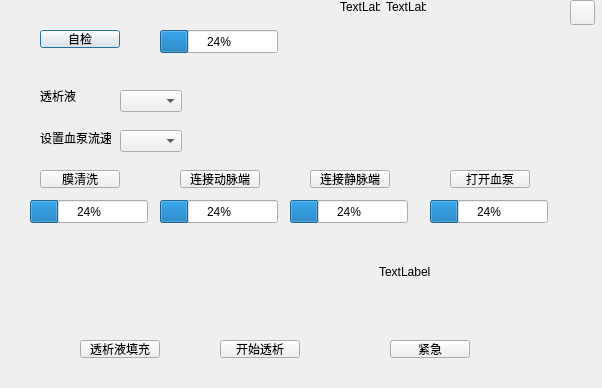
<?xml version="1.0" encoding="UTF-8"?>
<ui version="4.0">
 <class>Hemodialysis_Dialog</class>
 <widget class="QDialog" name="Hemodialysis_Dialog">
  <property name="geometry">
   <rect>
    <x>0</x>
    <y>0</y>
    <width>602</width>
    <height>388</height>
   </rect>
  </property>
  <property name="windowTitle">
   <string>Dialog</string>
  </property>
  <widget class="QPushButton" name="btn_check">
   <property name="geometry">
    <rect>
     <x>40</x>
     <y>30</y>
     <width>80</width>
     <height>18</height>
    </rect>
   </property>
   <property name="text">
    <string>自检</string>
   </property>
  </widget>
  <widget class="QPushButton" name="btn_claen">
   <property name="geometry">
    <rect>
     <x>40</x>
     <y>170</y>
     <width>80</width>
     <height>18</height>
    </rect>
   </property>
   <property name="text">
    <string>膜清洗</string>
   </property>
  </widget>
  <widget class="QPushButton" name="btn_connectD">
   <property name="geometry">
    <rect>
     <x>180</x>
     <y>170</y>
     <width>80</width>
     <height>18</height>
    </rect>
   </property>
   <property name="text">
    <string>连接动脉端</string>
   </property>
  </widget>
  <widget class="QPushButton" name="btn_connectJ">
   <property name="geometry">
    <rect>
     <x>310</x>
     <y>170</y>
     <width>80</width>
     <height>18</height>
    </rect>
   </property>
   <property name="text">
    <string>连接静脉端</string>
   </property>
  </widget>
  <widget class="QPushButton" name="btn_open">
   <property name="geometry">
    <rect>
     <x>450</x>
     <y>170</y>
     <width>80</width>
     <height>18</height>
    </rect>
   </property>
   <property name="text">
    <string>打开血泵</string>
   </property>
  </widget>
  <widget class="QPushButton" name="btn_fill">
   <property name="geometry">
    <rect>
     <x>80</x>
     <y>340</y>
     <width>80</width>
     <height>18</height>
    </rect>
   </property>
   <property name="text">
    <string>透析液填充</string>
   </property>
  </widget>
  <widget class="QPushButton" name="btn_start">
   <property name="geometry">
    <rect>
     <x>220</x>
     <y>340</y>
     <width>80</width>
     <height>18</height>
    </rect>
   </property>
   <property name="text">
    <string>开始透析</string>
   </property>
  </widget>
  <widget class="QPushButton" name="btn_emergency">
   <property name="geometry">
    <rect>
     <x>390</x>
     <y>340</y>
     <width>80</width>
     <height>18</height>
    </rect>
   </property>
   <property name="text">
    <string>紧急</string>
   </property>
  </widget>
  <widget class="QPushButton" name="btn_quit">
   <property name="geometry">
    <rect>
     <x>570</x>
     <y>0</y>
     <width>25</width>
     <height>25</height>
    </rect>
   </property>
   <property name="styleSheet">
    <string notr="true">border-image: url(:/resource/images/back.png);</string>
   </property>
   <property name="text">
    <string/>
   </property>
  </widget>
  <widget class="QComboBox" name="comboBox">
   <property name="geometry">
    <rect>
     <x>120</x>
     <y>90</y>
     <width>62</width>
     <height>22</height>
    </rect>
   </property>
  </widget>
  <widget class="QComboBox" name="comboBox_2">
   <property name="geometry">
    <rect>
     <x>120</x>
     <y>130</y>
     <width>62</width>
     <height>22</height>
    </rect>
   </property>
  </widget>
  <widget class="QProgressBar" name="progressBar_clean">
   <property name="geometry">
    <rect>
     <x>30</x>
     <y>200</y>
     <width>118</width>
     <height>23</height>
    </rect>
   </property>
   <property name="value">
    <number>24</number>
   </property>
  </widget>
  <widget class="QProgressBar" name="progressBar_D">
   <property name="geometry">
    <rect>
     <x>160</x>
     <y>200</y>
     <width>118</width>
     <height>23</height>
    </rect>
   </property>
   <property name="value">
    <number>24</number>
   </property>
  </widget>
  <widget class="QProgressBar" name="progressBar_J">
   <property name="geometry">
    <rect>
     <x>290</x>
     <y>200</y>
     <width>118</width>
     <height>23</height>
    </rect>
   </property>
   <property name="value">
    <number>24</number>
   </property>
  </widget>
  <widget class="QProgressBar" name="progressBar_blood">
   <property name="geometry">
    <rect>
     <x>430</x>
     <y>200</y>
     <width>118</width>
     <height>23</height>
    </rect>
   </property>
   <property name="value">
    <number>24</number>
   </property>
  </widget>
  <widget class="QProgressBar" name="progressBar_check">
   <property name="geometry">
    <rect>
     <x>160</x>
     <y>30</y>
     <width>118</width>
     <height>23</height>
    </rect>
   </property>
   <property name="value">
    <number>24</number>
   </property>
  </widget>
  <widget class="QWidget" name="gridLayoutWidget">
   <property name="geometry">
    <rect>
     <x>60</x>
     <y>230</y>
     <width>261</width>
     <height>101</height>
    </rect>
   </property>
   <layout class="QGridLayout" name="gridLayout"/>
  </widget>
  <widget class="QLabel" name="label_3">
   <property name="geometry">
    <rect>
     <x>40</x>
     <y>90</y>
     <width>40</width>
     <height>12</height>
    </rect>
   </property>
   <property name="text">
    <string>透析液</string>
   </property>
  </widget>
  <widget class="QLabel" name="label_4">
   <property name="geometry">
    <rect>
     <x>40</x>
     <y>130</y>
     <width>71</width>
     <height>16</height>
    </rect>
   </property>
   <property name="text">
    <string>设置血泵流速</string>
   </property>
  </widget>
  <widget class="QLabel" name="lab_e">
   <property name="geometry">
    <rect>
     <x>379</x>
     <y>231</y>
     <width>101</width>
     <height>81</height>
    </rect>
   </property>
   <property name="styleSheet">
    <string notr="true"/>
   </property>
   <property name="text">
    <string>TextLabel</string>
   </property>
  </widget>
  <widget class="QWidget" name="">
   <property name="geometry">
    <rect>
     <x>340</x>
     <y>0</y>
     <width>86</width>
     <height>14</height>
    </rect>
   </property>
   <layout class="QHBoxLayout" name="horizontalLayout">
    <item>
     <widget class="QLabel" name="namelabel">
      <property name="text">
       <string>TextLabel</string>
      </property>
     </widget>
    </item>
    <item>
     <widget class="QLabel" name="agelabel">
      <property name="text">
       <string>TextLabel</string>
      </property>
     </widget>
    </item>
   </layout>
  </widget>
 </widget>
 <resources/>
 <connections/>
</ui>
